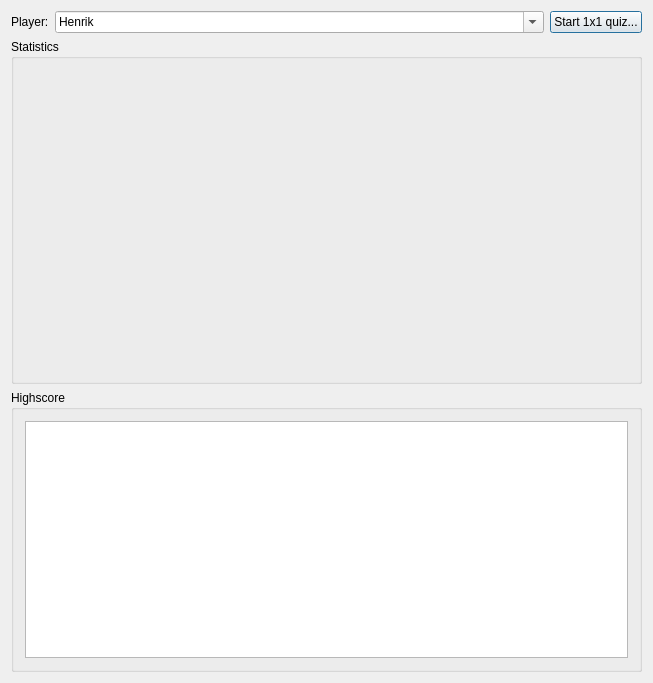
<?xml version="1.0" encoding="UTF-8"?>
<ui version="4.0">
 <class>MainDialog</class>
 <widget class="QDialog" name="MainDialog">
  <property name="geometry">
   <rect>
    <x>0</x>
    <y>0</y>
    <width>653</width>
    <height>683</height>
   </rect>
  </property>
  <property name="windowTitle">
   <string>Calculation wizard</string>
  </property>
  <property name="windowIcon">
   <iconset resource="../resources/Rechenmeistertrainer.qrc">
    <normaloff>:/logo.png</normaloff>:/logo.png</iconset>
  </property>
  <layout class="QVBoxLayout" name="verticalLayout_3">
   <item>
    <layout class="QHBoxLayout" name="horizontalLayout">
     <item>
      <widget class="QLabel" name="label">
       <property name="text">
        <string>Player:</string>
       </property>
      </widget>
     </item>
     <item>
      <widget class="QComboBox" name="comboBoxPlayer">
       <property name="sizePolicy">
        <sizepolicy hsizetype="Expanding" vsizetype="Fixed">
         <horstretch>0</horstretch>
         <verstretch>0</verstretch>
        </sizepolicy>
       </property>
       <property name="editable">
        <bool>true</bool>
       </property>
       <property name="currentText">
        <string>Henrik</string>
       </property>
      </widget>
     </item>
     <item>
      <widget class="QPushButton" name="pushButtonStart">
       <property name="text">
        <string>Start 1x1 quiz...</string>
       </property>
      </widget>
     </item>
    </layout>
   </item>
   <item>
    <widget class="QGroupBox" name="groupBox_2">
     <property name="title">
      <string>Statistics</string>
     </property>
     <layout class="QVBoxLayout" name="verticalLayout">
      <item>
       <widget class="QwtPlot" name="plot">
        <property name="minimumSize">
         <size>
          <width>200</width>
          <height>300</height>
         </size>
        </property>
        <property name="maximumSize">
         <size>
          <width>16777215</width>
          <height>400</height>
         </size>
        </property>
       </widget>
      </item>
     </layout>
    </widget>
   </item>
   <item>
    <widget class="QGroupBox" name="groupBox">
     <property name="title">
      <string>Highscore</string>
     </property>
     <layout class="QVBoxLayout" name="verticalLayout_2">
      <item>
       <widget class="QTableWidget" name="tableWidget"/>
      </item>
     </layout>
    </widget>
   </item>
  </layout>
 </widget>
 <layoutdefault spacing="6" margin="11"/>
 <customwidgets>
  <customwidget>
   <class>QwtPlot</class>
   <extends>QFrame</extends>
   <header>qwt_plot.h</header>
   <container>1</container>
  </customwidget>
 </customwidgets>
 <resources>
  <include location="../resources/Rechenmeistertrainer.qrc"/>
 </resources>
 <connections/>
</ui>
